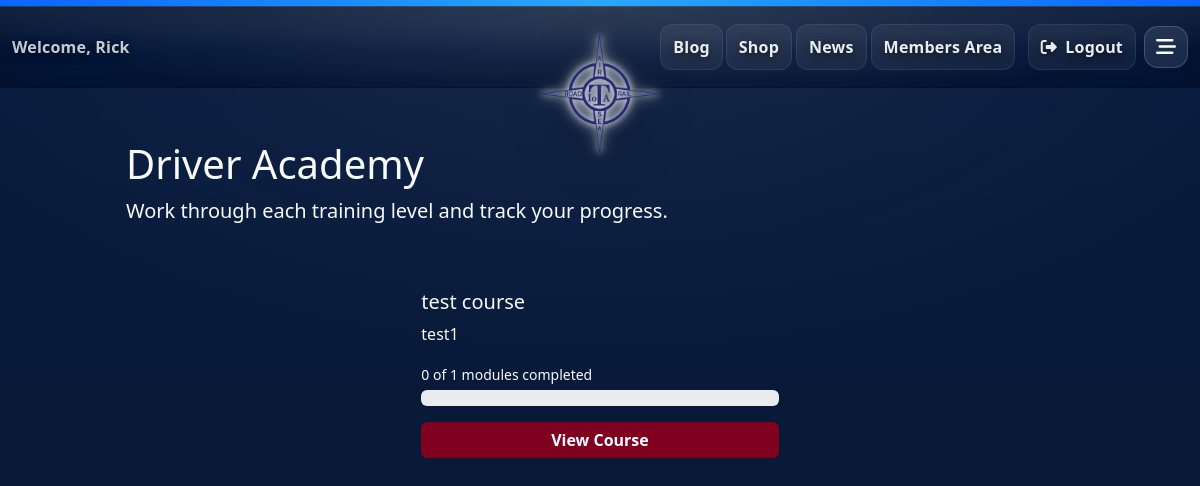
Screenshot of /academy/ (signed in) with the database file from the repository.
### academy/models.py (models this page shows, shortened)
class Course(models.Model):
    title = models.CharField(max_length=200)
    slug = models.SlugField(unique=True)
    description = models.TextField(blank=True)
    order = models.PositiveIntegerField(default=1)
    is_active = models.BooleanField(default=True)
    class Meta:
        ordering = ["order", "title"]

### academy/views.py (the view, shortened to what this page needs)
# urls.py: path("", views.dashboard, name="academy_dashboard"),
@login_required
def dashboard(request):
    assigned_course_ids = CourseAssignment.objects.filter(
        Q(user=request.user) |
        Q(group__in=request.user.groups.all())
    ).values_list("course_id", flat=True)
    courses = Course.objects.filter(
        id__in=assigned_course_ids,
        is_active=True
    ).prefetch_related("modules").order_by("order")
    course_data = []
    for course in courses:
        modules = course.modules.all()
        total_modules = modules.count() or 1
        completed_modules = 0
        progress_percent = int((completed_modules / total_modules) * 100)
        course_data.append({
            "course": course,
            "progress_percent": progress_percent,
            "completed_modules": completed_modules,
            "total_modules": total_modules,
        })
    return render(request, "academy/dashboard.html", {
        "course_data": course_data,
    })

### academy/templates/academy/dashboard.html (shortened to what this page needs)
{% extends "base.html" %}
{% load static %}
{% block content %}
<div class="row justify-content-center mb-4">
    <div class="col-lg-10">
        <div class="cozy-dark-glass p-4">
            <h1 class="mb-2 text-light">Driver Academy</h1>
            <p class="lead text-light mb-0">
                Work through each training level and track your progress.
            </p>
        </div>
    </div>
</div>
{% if course_data %}
    <div class="row justify-content-center g-3">
        {% for row in course_data %}
            <div class="col-md-6 col-lg-4">
                <div class="cozy-dark-glass p-3 h-100 d-flex flex-column">
                    <h5 class="mb-2 text-light">{{ row.course.title }}</h5>
                    <p class="mb-3 text-light">{{ row.course.description }}</p>
                    <div class="mb-3">
                        <small class="text-light">
                            {{ row.completed_modules }} of {{ row.total_modules }} modules completed
                        </small>
                        <div class="progress mt-1">
                        </div>
                    </div>
                    <div class="mt-auto">
                        <a href="{% url 'academy_course_detail' row.course.slug %}"
                           class="btn w-100 fw-bold"
                           style="background:#800020; border:none; color:white;">
                            View Course
                        </a>
                    </div>
                </div>
            </div>
        {% endfor %}
    </div>
{% endif %}
{% endblock %}

### templates/base.html (shortened to what this page needs)
{% load static %}
<!doctype html>
<html lang="en">
<head>
  <link href="https://cdn.jsdelivr.net/npm/bootstrap@5.3.3/dist/css/bootstrap.min.css" rel="stylesheet" />
  <link rel="stylesheet" href="https://cdnjs.cloudflare.com/ajax/libs/font-awesome/6.5.0/css/all.min.css" />
  <link href="{% static 'css/style.css' %}" rel="stylesheet" />
</head>
<body class="iota-body">
  <header class="iota-header">
    <div class="iota-navline"></div>
    <nav class="navbar navbar-expand-lg iota-navbar">
      <div class="container-fluid">
        <div class="d-none d-lg-flex align-items-center">
          {% if user.is_authenticated %}
          <span class="iota-nav-user">
            Welcome, {{ user.first_name|default:user.username }}
          </span>
          {% else %}
          <span class="iota-nav-user">Please log in</span>
          {% endif %}
        </div>
        <div class="collapse navbar-collapse" id="iotaNav">
          <ul class="navbar-nav ms-auto align-items-lg-center gap-lg-1">
            <li class="nav-item">
              <a class="nav-link iota-nav-link" href="#">Blog</a>
            </li>
            <li class="nav-item">
              <a class="nav-link iota-nav-link" href="#">Shop</a>
            </li>
            <li class="nav-item">
              <a class="nav-link iota-nav-link" href="{% url 'news_list' %}">News</a>
            </li>
            {% if user.is_authenticated %}
            <li class="nav-item">
              <a class="nav-link iota-nav-link" href="#">Members Area</a>
            </li>
            {% endif %}
            <li class="nav-item ms-lg-2">
              {% if user.is_authenticated %}
              <a class="nav-link iota-nav-link" href="{% url 'account_logout' %}">
                <i class="fa-solid fa-right-from-bracket me-1"></i> Logout
              </a>
              {% else %}
              <a class="nav-link iota-nav-link" href="{% url 'account_login' %}">
                <i class="fa-solid fa-right-to-bracket me-1"></i> Login
              </a>
              {% endif %}
            </li>
            <li class="nav-item ms-lg-1">
              <button class="iota-menu-btn" type="button" data-bs-toggle="offcanvas" data-bs-target="#iotaMenu"
                aria-controls="iotaMenu" aria-label="Open menu">
                <i class="fa-solid fa-bars-staggered"></i>
              </button>
            </li>
          </ul>
        </div>
      </div>
    </nav>
    <div class="iota-logo-floating" aria-hidden="true">
      <img src="{% static 'images/5a1f46e2429382896ede9fe2dfd980e0.png' %}" alt="IOTA Logo" class="iota-logo" />
    </div>
  </header>
  <main class="iota-main">
    {% block iota_content %}
    {% block content %}{% endblock %}
    {% endblock %}
  </main>
</body>
</html>

### static/css/style.css (style rules this page uses)
:root { --iota-blue-line: #0a66ff; --iota-glass: rgba(0, 24, 60, 0.72); --iota-text: rgba(255,255,255,0.92); --iota-text-soft: rgba(255,255,255,0.78); --iota-page-bg: #f4f6f9; --iota-radius-xl: 26px; --iota-radius-lg: 20px; --iota-radius-md: 16px; --iota-shadow-lg: 0 18px 45px rgba(0,0,0,0.22); --iota-shadow-md: 0 14px 30px rgba(0,0,0,0.12); --iota-blur: 18px; --navline-h: 6px; --navbar-h: 72px; --logo-h: 120px; --logo-top: 34px; --hero-top-pad: 150px; --nav-glass-tint-top: rgba(5, 22, 55, 0.78); --nav-glass-tint-mid: rgba(3, 18, 48, 0.70); --nav-glass-tint-bot: rgba(2, 14, 40, 0.66); --nav-glass-blur: 22px; --nav-text-shadow: 0 2px 10px rgba(0,0,0,0.55); --nav-link-bg: rgba(255,255,255,0.06); --nav-link-bg-hover: rgba(255,255,255,0.12); }
.iota-body { background: var(--iota-page-bg); font-family: system-ui, -apple-system, Segoe UI, Roboto, Arial, sans-serif; overflow-x: hidden; min-height: 100vh; }
.iota-header { position: sticky; top: 0; z-index: 5000; }
.iota-navline { height: var(--navline-h); background: linear-gradient(90deg, var(--iota-blue-line), #2aa7ff, var(--iota-blue-line)); }
.iota-navbar { position: relative; isolation: isolate; min-height: var(--navbar-h); background: linear-gradient( 180deg, var(--nav-glass-tint-top) 0%, var(--nav-glass-tint-mid) 45%, var(--nav-glass-tint-bot) 100% ) !important; backdrop-filter: blur(var(--nav-glass-blur)) saturate(140%); -webkit-backdrop-filter: blur(var(--nav-glass-blur)) saturate(140%); border: none !important; box-shadow: none !important; }
.iota-navbar::before { content: ""; position: absolute; inset: 0; z-index: -1; pointer-events: none; background: radial-gradient(900px 140px at 50% 0%, rgba(255,255,255,0.22), rgba(255,255,255,0.08) 40%, transparent 70% ), linear-gradient(180deg, rgba(255,255,255,0.10), transparent 55% ); mix-blend-mode: screen; opacity: 0.65; }
.iota-navbar::after { content: ""; position: absolute; inset: 0; pointer-events: none; box-shadow: inset 0 1px 0 rgba(255,255,255,0.10), inset 0 -1px 0 rgba(0,0,0,0.22), inset 0 14px 28px rgba(0,0,0,0.18); opacity: 1; }
.iota-navbar .container-fluid { padding-top: 10px; padding-bottom: 10px; }
.iota-nav-user { color: var(--iota-text-soft); font-weight: 800; letter-spacing: 0.2px; white-space: nowrap; text-shadow: var(--nav-text-shadow); }
.iota-nav-link { color: var(--iota-text) !important; font-weight: 900; letter-spacing: 0.2px; padding: 10px 12px !important; border-radius: 12px; text-decoration: none; text-shadow: var(--nav-text-shadow); background: var(--nav-link-bg); border: 1px solid rgba(255,255,255,0.08); backdrop-filter: blur(10px); -webkit-backdrop-filter: blur(10px); }
.iota-menu-btn { width: 44px; height: 42px; border-radius: 14px; background: rgba(255,255,255,0.10); border: 1px solid rgba(255,255,255,0.18); color: #fff; display: grid; place-items: center; cursor: pointer; transition: transform .15s ease, background .15s ease; }
.iota-menu-btn i { font-size: 1.25rem; }
.iota-logo-floating { position: absolute; left: 50%; top: var(--logo-top); transform: translateX(-50%); z-index: 6000; pointer-events: none; }
.iota-logo { height: var(--logo-h); width: auto; display: block; filter: drop-shadow(0 0 3px rgba(255,255,255,0.95)) drop-shadow(0 0 7px rgba(255,255,255,0.70)) drop-shadow(0 14px 26px rgba(0,0,0,0.35)); }
.iota-body { background: radial-gradient(1200px 600px at 50% 0%, rgba(255,255,255,0.06), transparent 60%), linear-gradient(180deg, #061b3f 0%, #081a3a 40%, #0a1630 100%); min-height: 100vh; }
.iota-main { position: relative; z-index: 2; padding: 28px 0 60px; }
.iota-body { background: radial-gradient(1200px 600px at 50% 0%, rgba(255,255,255,0.06), transparent 60%), linear-gradient(180deg, #061b3f 0%, #081a3a 40%, #0a1630 100%) !important; }

### rows the page displays
Course: course "test course", course.description "test1", completed_modules "0", total_modules "1"

### other values shown
{{ user.first_name|default:user.username }} "Rick"
